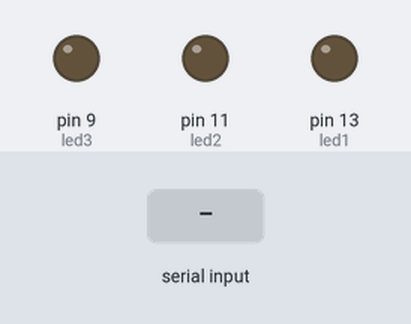
Bench run of a sketch on a simulated Arduino Uno, built with avr-gcc and run on an emulated ATmega328P. On the bench: output pins drawn as LEDs (lit = HIGH). The inputs (shaded band) are chosen by the test bench.

Above: at 1.2 s.
1.3 s: "1" received over Serial
At 1.8 s:
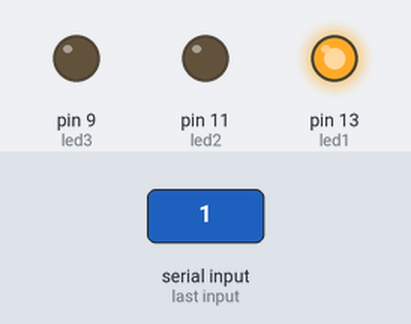
2.8 s: "2" received over Serial
At 4.0 s:
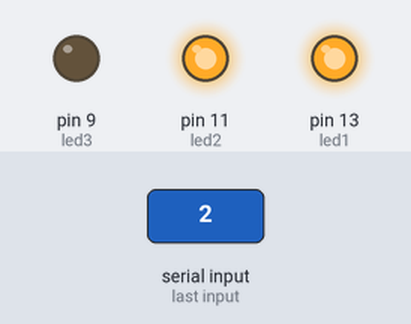
4.3 s: "3" received over Serial
At 5.3 s:
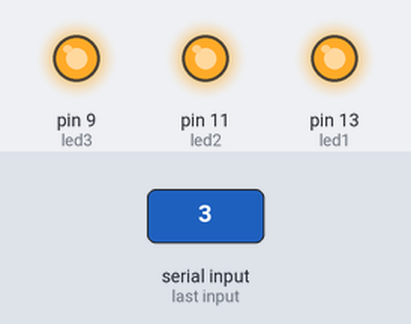
5.8 s: "0" received over Serial
At 6.4 s:
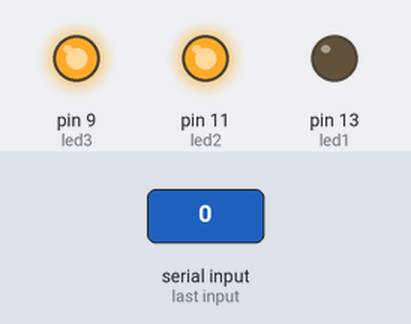
Timing chart, 0 to 8.3 s (numbered marks = the images above; inputs shaded):
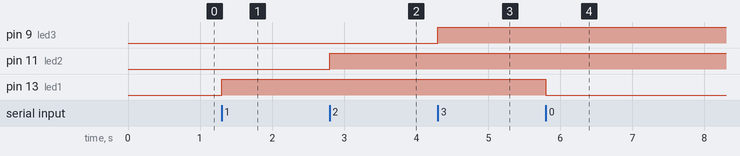

The sketch:

test3.ino
```cpp
int led1=13;
int led2=11;
int led3=9;
char mydata=0;

void setup() {
  // put your setup code here, to run once:
  pinMode(led1,OUTPUT);
  pinMode(led2,OUTPUT);
   pinMode(led3,OUTPUT);
  Serial.begin(9600);
}

void loop() {
  // put your main code here, to run repeatedly:
  mydata=int(Serial.read());
  if(mydata=='1')
    digitalWrite(led1,HIGH);
    if(mydata=='2')
    digitalWrite(led2,HIGH);
    if(mydata=='3')
    digitalWrite(led3,HIGH);

  if(mydata=='0')
    digitalWrite(led1,LOW);
}
```

Measured:
- after the input at 1.3 s, pin 13 (led1): LOW → HIGH at once
- after the input at 2.8 s, pin 11 (led2): LOW → HIGH at once
- after the input at 4.3 s, pin 9 (led3): LOW → HIGH at once
- after the input at 5.8 s, pin 13 (led1): HIGH → LOW at once
